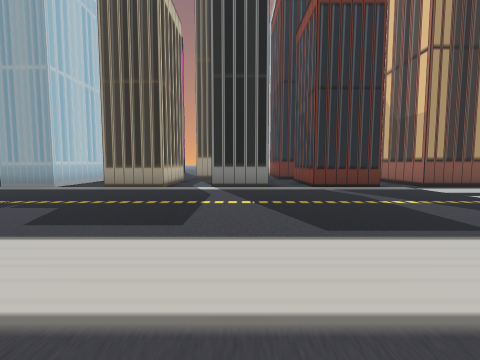
[1] (above)

24 first-person views from a walk through a 3-D level made in the Unity game engine. The camera is 1.3 m above the floor, tilts 4° down and sees 90° across. The floor is counted in squares, 2 m on a side. Each view is taken from the middle of a square. On the plan, view 1 faces up. The plan holds only what a view shows up to about 9 squares ahead; the rest is blank. The place goes on beyond the plan. Some surface patterns are stand-ins.

[2]
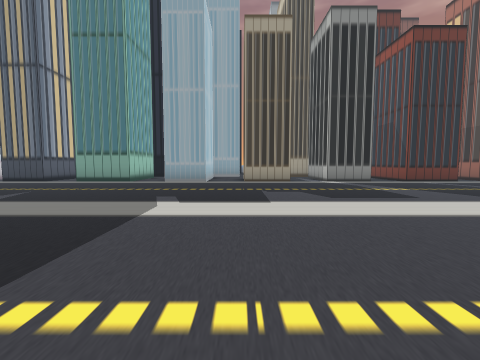

[3]
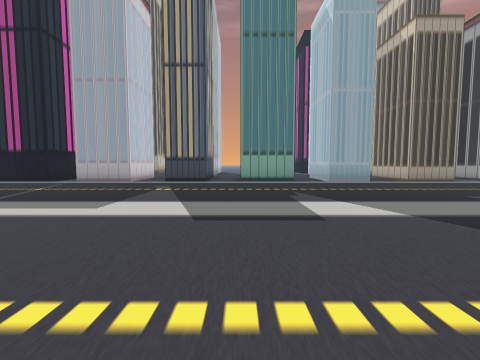

[4]
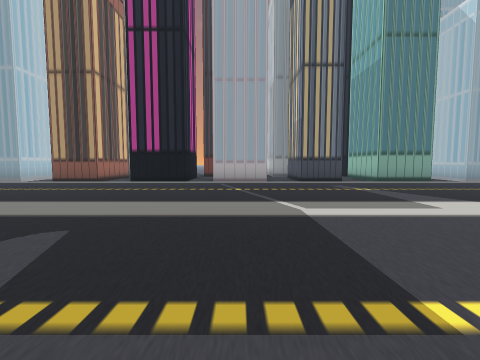

[5]
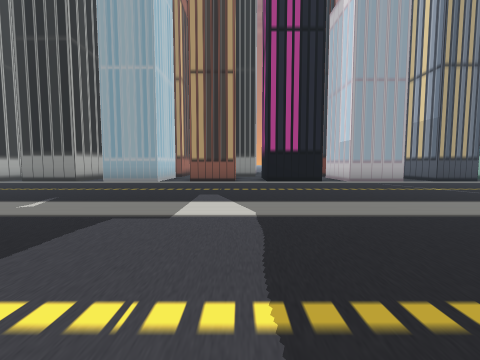

[6]
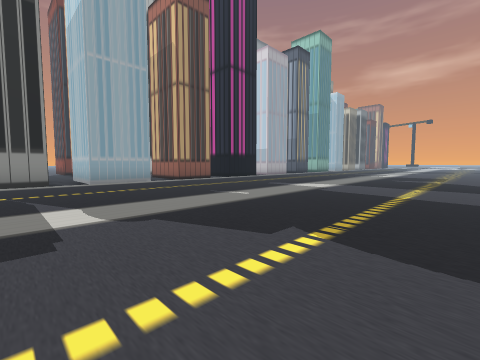

[7]
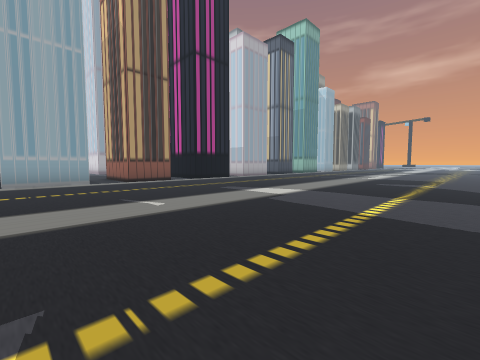

[8]
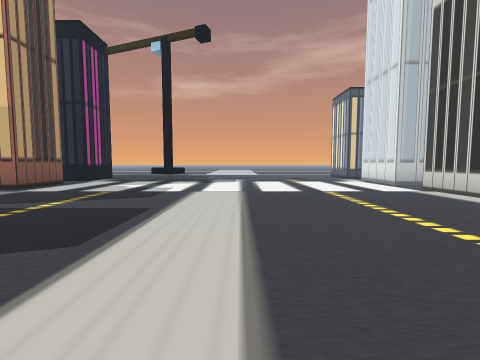

[9]
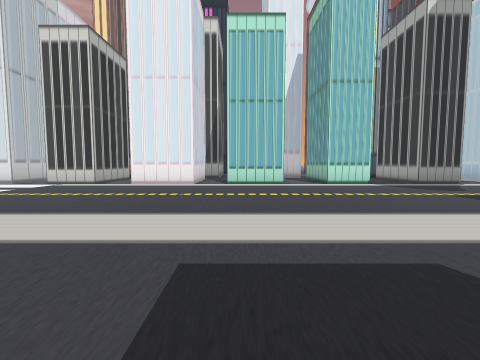

[10]
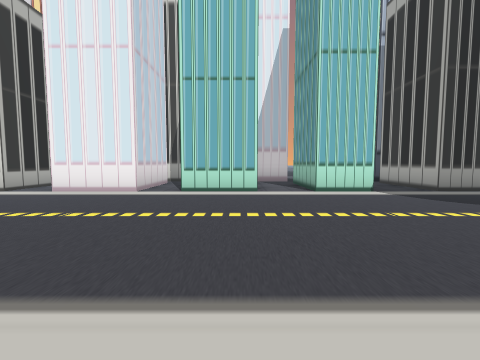

[11]
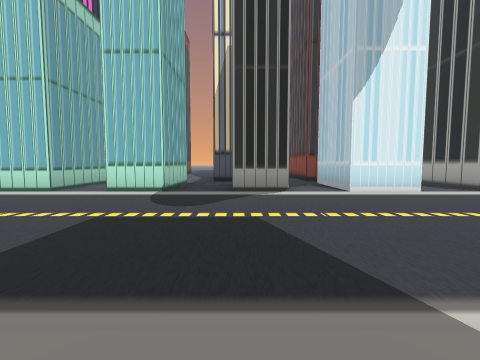

[12]
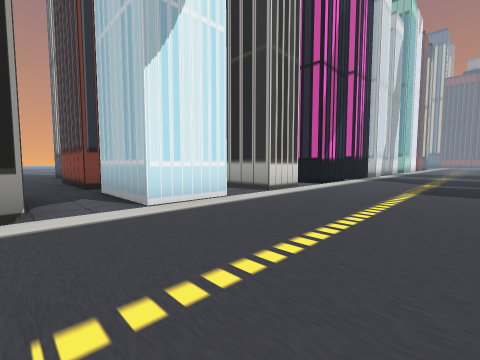

[13]
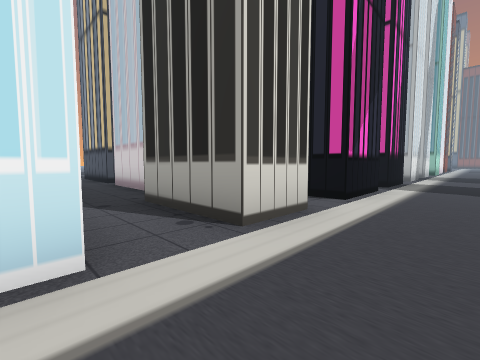

[14]
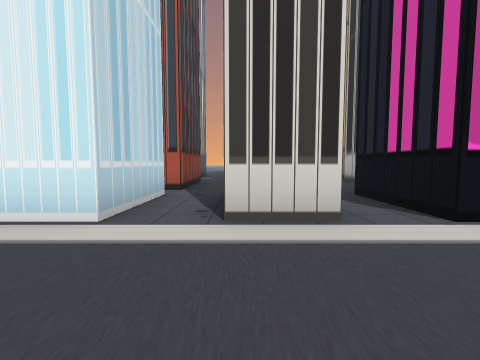

[15]
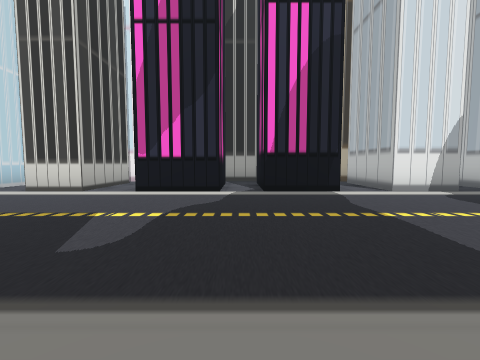

[16]
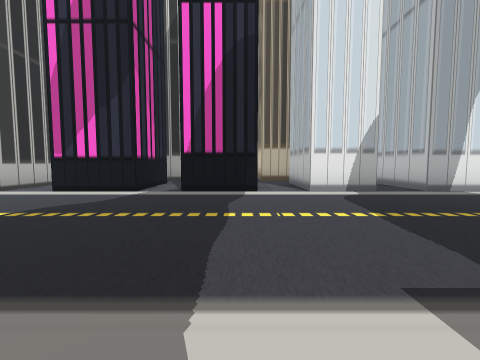

[17]
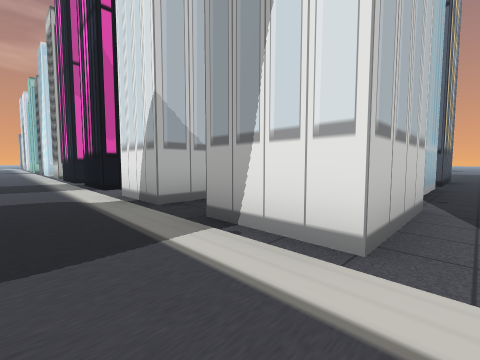

[18]
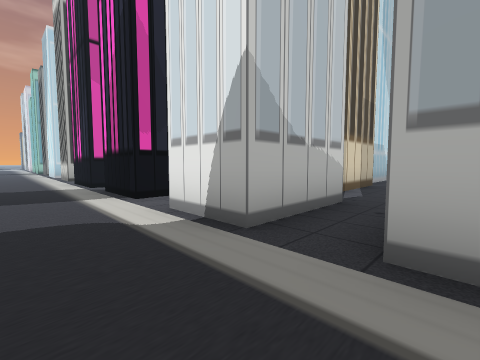

[19]
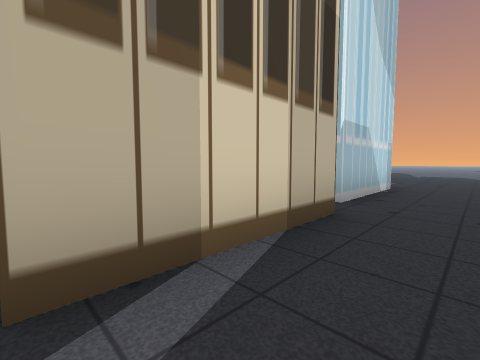

[20]
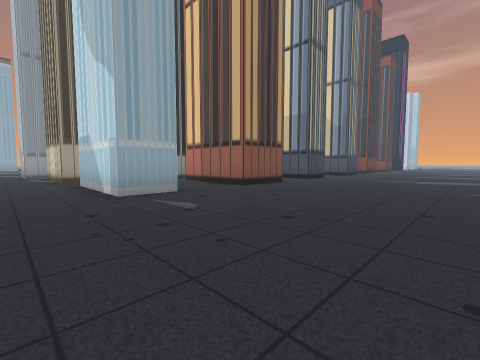

[21]
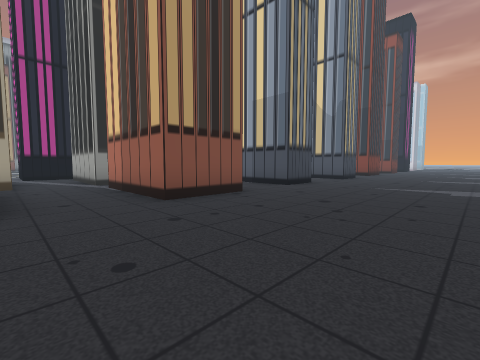

[22]
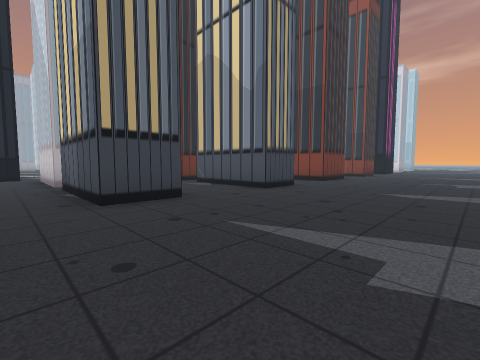

[23]
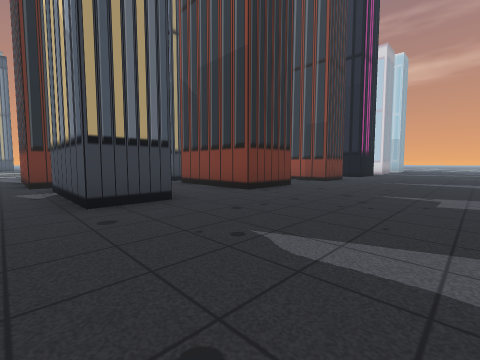

[24]
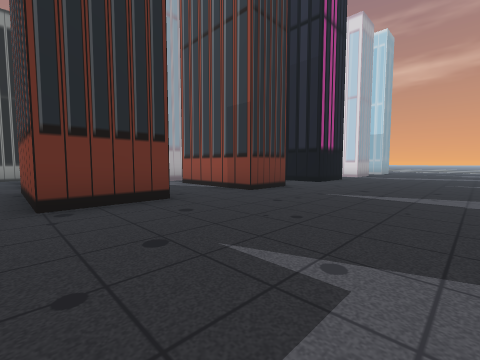

### Floor plan
Points are (right, up) in squares from view 1. A wall is a line through its corners. A room is listed if a view was taken in it or the views show most of it. See-through windows are left out.
Room 1 (views 1, 2, 3, 4, 5, 6, 7, 8, 9, 10, 11, 12, 13, 14, 15, 16, 17, 18)
walls: (-11.4, -3.7) (-9.7, -3.7); (-8.2, -3.7) (-6.8, -3.7) (-6.8, -6.4); (-11.1, 6.7) (-12.8, 6.7); (-8, 6.7) (-10, 6.7); (-14, 6.7) (-16, 6.7); (-5.2, 6.7) (-6.8, 6.7); (-14.2, -6.2) (-14.2, -3.7) (-12.8, -3.7); (-7.2, -7) (-6, -7); (-5.2, -6.1) (-5.2, -3.7) (-3.8, -3.7) (-3.8, -6.2); (-16.9, 6.7) (-19, 6.7); (-2.1, 6.7) (-3.9, 6.7); (-3.9, -7) (-2.6, -7); (-17.5, -6.2) (-17.5, -3.7) (-15.5, -3.7) (-15.5, -6.2); (-2.4, -6.2) (-2.4, -3.7) (-0.5, -3.7); (-20.1, 6.7) (-21.8, 6.7); (0.9, 6.7) (-0.9, 6.7); (-20.4, -6.2) (-20.4, -3.7) (-18.6, -3.7) (-18.6, -6.1); (0.5, -6.2) (0.5, -3.7) (2.6, -3.7); (0.1, -7) (0.8, -7); (-22.9, 6.7) (-25, 6.7); (-23.3, -3.7) (-21.7, -3.7) (-21.7, -6.2); (3.7, -3.7) (5.4, -3.7); (-22.1, -7) (-20.8, -7); (4, 6.7) (2.1, 6.7); (-26, 6.7) (-27.5, 6.7); (-26.4, -3.7) (-24.6, -3.7); (6.4, -3.7) (8.1, -3.7); (6.9, 6.7) (5.2, 6.7)
ways out: opening at (-25.5, -3) to room 2; opening at (-10.5, -3) to room 2; opening at (4.5, -3) to room 2
objects: other object (8, 4)
Room 2 (views 19, 20, 21, 22, 23, 24)
walls: (-9.8, -14) (-11.2, -14) (-11.2, -11); (-5.8, -14) (-7.7, -14) (-7.7, -10.9); (-13.5, -14) (-14.9, -14) (-14.9, -10.9); (-2.2, -14) (-3.7, -14) (-3.7, -11); (-11.4, -10.1) (-11.4, -7); (-13.5, -10.9) (-13.5, -12.2); (-17, -14) (-19, -14) (-19, -11); (-3.2, -10.1) (-3.8, -10.1); (-14.9, -10) (-14.9, -6.9); (0.9, -14) (-0.2, -14) (-0.2, -13); (-9.7, -7) (-9.7, -10.1); (-13.5, -7.8) (-13.5, -10); (-17, -9.1) (-17, -10); (-7.4, -6.2) (-8, -6.2); (-21, -14) (-22.4, -14) (-22.4, -10.9); (-11.4, -6.2) (-11.4, -3.7); (-19, -10.1) (-19, -7.1); (-15.5, -6.2) (-16, -6.2); (-20.8, -10.1) (-22.7, -10.1) (-22.7, -6.9); (-9.7, -3.7) (-9.7, -6.2); (-12.8, -3.7) (-12.8, -6.2); (-19.9, -6.2) (-20.4, -6.2); (-26.2, -14) (-26.2, -10.9); (3.7, -5.4) (3.7, -3.7); (-23.3, -6.4) (-23.3, -3.7); (-26.2, -10.1) (-26.2, -8.2); (6.4, -5.1) (6.4, -3.7); (-26.4, -6.4) (-26.4, -3.7); (-24.6, -3.7) (-24.6, -6)
ways out: opening at (-25.5, -3) to room 1; opening at (-10.5, -3) to room 1; opening at (4.5, -3) to room 1; gap at (-3, -11)

Positions as (right, up) in squares from view 1, and headings:
1: (0, 0), facing up
2: (-4, -2), facing up
3: (-10, -2), facing up
4: (-15, -2), facing up
5: (-20, -2), facing up
6: (-27, -2), facing up-right
7: (-25, -2), facing up-right
8: (-1, 1), facing right
9: (-1, 4), facing down
10: (-2, 2), facing down
11: (-7, 2), facing down
12: (-8, 0), facing down-left
13: (-11, -2), facing down-left
14: (-13, -1), facing down
15: (-18, 2), facing down
16: (-20, 2), facing down
17: (-27, -2), facing down-right
18: (-25, -2), facing down-right
19: (-24, -7), facing down-right
20: (-24, -19), facing up-right
21: (-21, -18), facing up-right
22: (-16, -18), facing up-right
23: (-12, -18), facing up-right
24: (-8, -18), facing up-right
